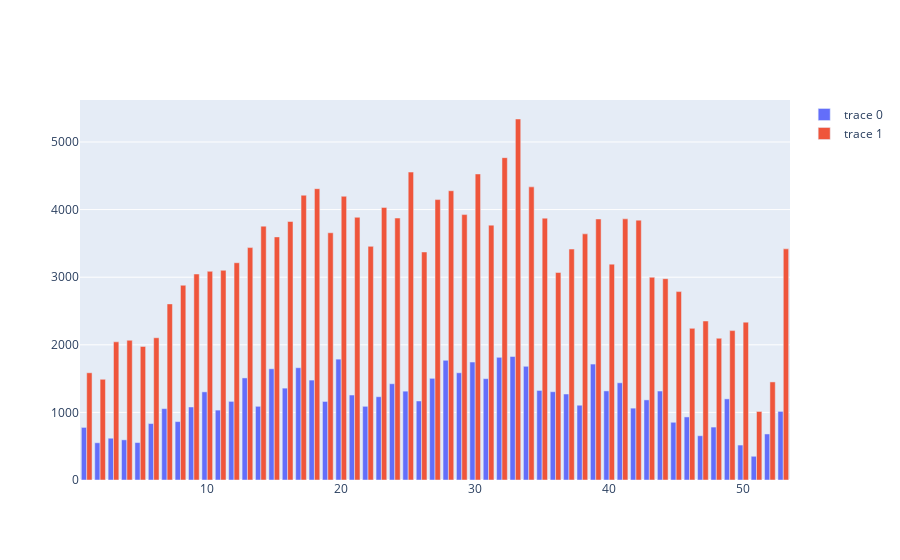

This figure's notebook cell:
### Code cell
trace1 = go.Bar(x = df_city.groupby('arrival_date_week_number').sum()['stays_in_weekend_nights'].index ,
                y = df_city.groupby('arrival_date_week_number').sum()['stays_in_weekend_nights'] )
trace2 = go.Bar(x = df_city.groupby('arrival_date_week_number').sum()['stays_in_week_nights'].index,
                y = df_city.groupby('arrival_date_week_number').sum()['stays_in_week_nights'] )
data = [trace1,trace2]

layout = go.Layout(barmode='group')


fig = go.Figure(data = data, layout = layout)

iplot(fig)

### Figure 1 — Plotly figure (JSON) as saved in the notebook; plotly's stock layout.template omitted (floating-point values rounded to 4 significant figures)
{"data": [{"type": "bar", "x": [1, 2, 3, 4, 5, 6, 7, 8, 9, 10, 11, 12, 13, 14, 15, 16, 17, 18, 19, 20, 21, 22, 23, 24, 25, 26, 27, 28, 29, 30, 31, 32, 33, 34, 35, 36, 37, 38, 39, 40, 41, 42, 43, 44, 45, 46, 47, 48, 49, 50, 51, 52, 53], "y": [778, 551, 618, 594, 554, 835, 1056, 864, 1080, 1304, 1034, 1163, 1510, 1090, 1645, 1359, 1661, 1478, 1162, 1788, 1257, 1090, 1232, 1424, 1314, 1169, 1504, 1771, 1586, 1745, 1499, 1815, 1827, 1682, 1325, 1306, 1272, 1106, 1715, 1318, 1438, 1063, 1185, 1316, 854, 933, 655, 783, 1200, 517, 351, 681, 1015]}, {"type": "bar", "x": [1, 2, 3, 4, 5, 6, 7, 8, 9, 10, 11, 12, 13, 14, 15, 16, 17, 18, 19, 20, 21, 22, 23, 24, 25, 26, 27, 28, 29, 30, 31, 32, 33, 34, 35, 36, 37, 38, 39, 40, 41, 42, 43, 44, 45, 46, 47, 48, 49, 50, 51, 52, 53], "y": [1586, 1490, 2044, 2067, 1976, 2104, 2605, 2881, 3047, 3087, 3102, 3214, 3438, 3755, 3596, 3824, 4213, 4309, 3657, 4197, 3886, 3456, 4032, 3875, 4555, 3373, 4148, 4279, 3926, 4527, 3770, 4768, 5340, 4336, 3873, 3069, 3416, 3641, 3861, 3193, 3863, 3844, 2999, 2978, 2787, 2243, 2352, 2097, 2210, 2335, 1014, 1451, 3419]}], "layout": {"barmode": "group"}}
